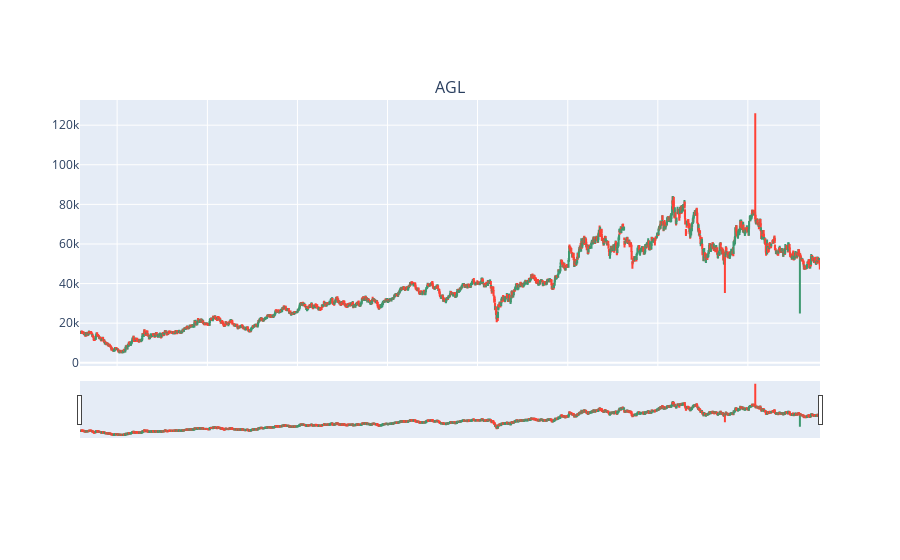

Source (notebook cell):
### Code cell
fig.add_trace(gp.Candlestick(x = df2.index, open = df2['Open'], high = df2['High'], low = df2['Low'], close = df2['Close'], name = 'highOpen_lowClose'), row = 1, col = 1)

### Figure 1 — Plotly figure (JSON) as saved in the notebook; plotly's stock layout.template omitted (floating-point values rounded to 4 significant figures; data arrays with more than 128 entries replaced by an {"elided": "..."} marker saying what was removed)
{"data": [{"close": {"elided": "2077 float values"}, "high": {"elided": "2077 float values"}, "low": {"elided": "2077 float values"}, "name": "highOpen_lowClose", "open": {"elided": "2077 float values"}, "type": "candlestick", "x": {"elided": "2077 str values"}, "xaxis": "x", "yaxis": "y"}], "layout": {"annotations": [{"font": {"size": 16}, "showarrow": false, "text": "AGL", "x": 0.5, "xanchor": "center", "xref": "paper", "y": 1, "yanchor": "bottom", "yref": "paper"}, {"font": {"size": 16}, "showarrow": false, "text": "Volume", "x": 0.5, "xanchor": "center", "xref": "paper", "y": 0.2, "yanchor": "bottom", "yref": "paper"}], "autosize": true, "xaxis": {"anchor": "y", "autorange": true, "domain": [0, 1], "matches": "x2", "range": ["2015-08-03 12:00", "2023-10-20 12:00"], "rangeslider": {"autorange": true, "range": ["2015-08-03 12:00", "2023-10-20 12:00"], "yaxis": {"_template": null, "rangemode": "match"}}, "showticklabels": false, "type": "date"}, "xaxis2": {"anchor": "y2", "autorange": true, "domain": [0, 1], "range": ["2015-08-03 12:00", "2023-10-20 12:00"]}, "yaxis": {"anchor": "x", "autorange": true, "domain": [0.3, 1], "range": [-1636.0, 132700.0]}, "yaxis2": {"anchor": "x2", "domain": [0, 0.2]}}}
